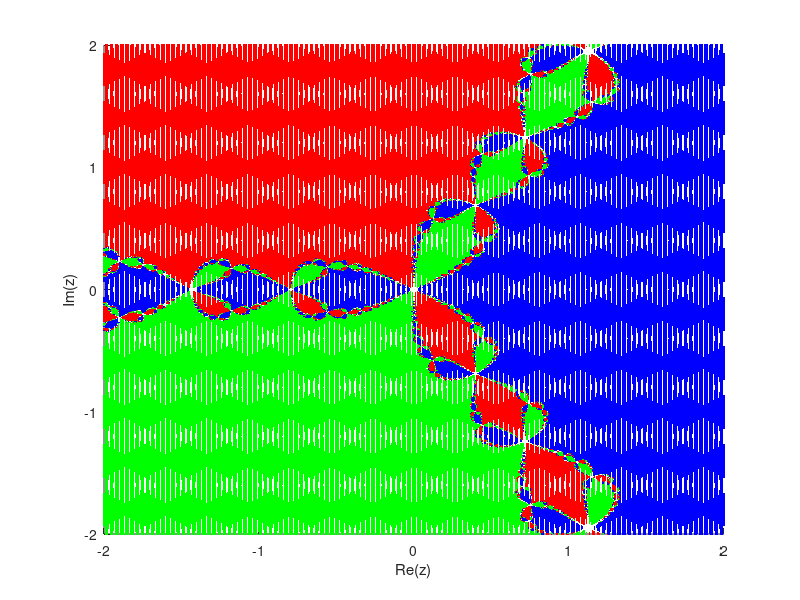

The MATLAB script that drew this image:
p = @(z) z.^3 - 1;
dp = @(z) 3*z.^2;
exact_roots = roots([1, 0, 0, -1]);
x_range = linspace(-2, 2, 500);
y_range = linspace(-2, 2, 500);
[X, Y] = meshgrid(x_range, y_range);
Z = X + 1i*Y;

for iter = 1:20
    Z = Z - p(Z)./dp(Z);
end

hold on;
colors = ['r', 'g', 'b'];

for i = 1:length(exact_roots)
    distances = abs(Z - exact_roots(i));
    is_close = distances < 0.0000001;
    plot(X(is_close), Y(is_close), '.', 'Color', colors(i), 'MarkerSize', 1);
end

% Настройка графического окна
xlabel('Re(z)');
ylabel('Im(z)');
hold off;
